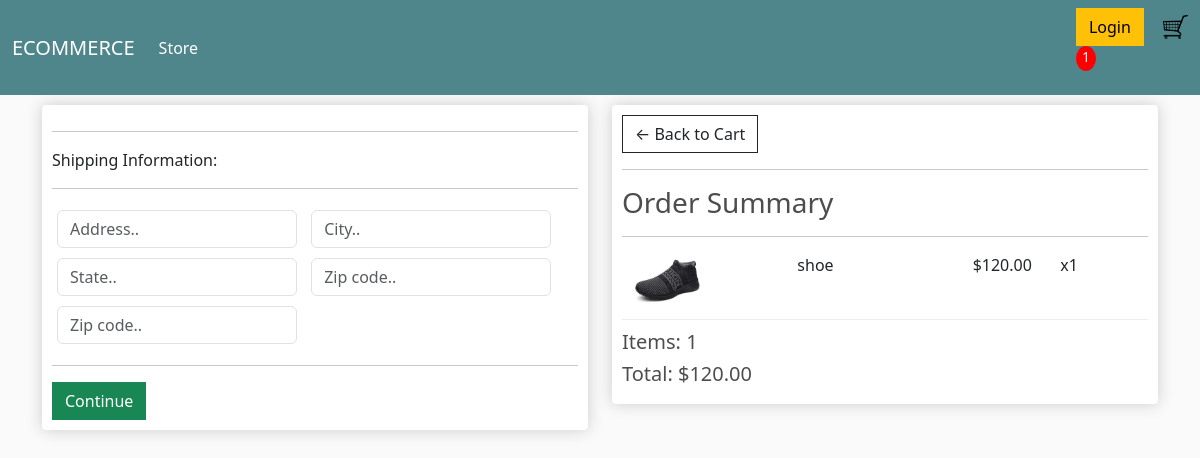
Screenshot of /checkout/ (signed in) with the database file from the repository.
### store/models.py (models this page shows, shortened)
class OrderItem(models.Model):
    product = models.ForeignKey(Product, on_delete=models.SET_NULL, null=True)
    order = models.ForeignKey(Order, on_delete=models.SET_NULL, null=True)
    quantity = models.IntegerField(default=0, null=True, blank=True)
    date_added = models.DateTimeField(auto_now_add=True)
    @property
    def get_total(self):
         total = self.product.price * self.quantity
         return total

class Product(models.Model):
    name = models.CharField(max_length=200)
    price = models.FloatField()
    digital = models.BooleanField(default=False, null=True, blank=True)
    image = models.ImageField(null=True, blank=True)
    @property
    def imageURL(self):
         try:
              url = self.image.url
         except:
              url = ''
         return url

class Order(models.Model):
    customer = models.ForeignKey(Customer, on_delete=models.SET_NULL, null=True, blank=True)
    date_ordered = models.DateTimeField(auto_now_add=True)
    complete = models.BooleanField(default=False)
    transaction_id = models.CharField(max_length=100, null=True)
    @property
    def get_cart_total(self):
         orderitems = self.orderitem_set.all()
         total = sum([item.get_total for item in orderitems])
         return total
    @property
    def get_cart_items(self):
         orderitems = self.orderitem_set.all()
         total = sum([item.quantity for item in orderitems])
         return total
    @property
    def shipping(self):
         shipping = False
         orderitems = self.orderitem_set.all()
         for i in orderitems:
              if i in orderitems:
                   if i.product.digital == False:
                        shipping = True
         return shipping

### store/views.py (the view)
# urls.py: path('checkout/', views.checkout, name="checkout"),
def checkout(request):
    data = cartData(request)
    cartItems = data['cartItems']
    order = data['order']
    items = data['items']
    context = {'items': items, 'order': order, 'cartItems': cartItems}
    return render(request, 'store/checkout.html', context)

### store/utils.py (called while the page is built)
def cartData(request):
	if request.user.is_authenticated:
		customer = request.user.customer
		order, created = Order.objects.get_or_create(customer=customer, complete=False)
		items = order.orderitem_set.all()
		cartItems = order.get_cart_items
	else:
		cookieData = cookieCart(request)
		cartItems = cookieData['cartItems']
		order = cookieData['order']
		items = cookieData['items']
	return {'cartItems':cartItems ,'order':order, 'items':items}

### store/templates/store/checkout.html (shortened to what this page needs)
{% extends 'store/main.html' %}
{% load static %}
{% block content %}
     <div class="row">
		<div class="col-lg-6">
			<div class="box-element" id="form-wrapper">
				<form id="form">
					<div id="shipping-info">
						<hr>
						<p>Shipping Information:</p>
						<hr>
						<div class="form-field">
							<input class="form-control" type="text" name="address" placeholder="Address..">
						</div>
						<div class="form-field">
							<input class="form-control" type="text" name="city" placeholder="City..">
						</div>
						<div class="form-field">
							<input class="form-control" type="text" name="state" placeholder="State..">
						</div>
						<div class="form-field">
							<input class="form-control" type="text" name="zipcode" placeholder="Zip code..">
						</div>
						<div class="form-field">
							<input class="form-control" type="text" name="country" placeholder="Zip code..">
						</div>
					</div>
					<hr>
					<input id="form-button" class="btn btn-success btn-block" type="submit" value="Continue">
				</form>
			</div>
			<br>
		</div>
		<div class="col-lg-6">
			<div class="box-element">
				<a  class="btn btn-outline-dark" href="{% url 'cart' %}">&#x2190; Back to Cart</a>
				<hr>
				<h3>Order Summary</h3>
				<hr>
				{% for item in items %}
				<div class="cart-row">
					<div style="flex:2"><img class="row-image" src="{{item.product.imageURL}}"></div>
					<div style="flex:2"><p>{{item.product.name}}</p></div>
					<div style="flex:1"><p>${{item.product.price|floatformat:2}}</p></div>
					<div style="flex:1"><p>x{{item.quantity}}</p></div>
				</div>
				{% endfor %}
				<h5>Items:   {{order.get_cart_items}}</h5>
				<h5>Total:   ${{order.get_cart_total|floatformat:2}}</h5>
			</div>
		</div>
	</div>
{% endblock content %}

### static/css/main.css (style rules this page uses)
body { background-color: hsl(0, 0%, 98%); }
h1,h2,h3,h4,h5,h6 { color:hsl(0, 0%, 30%); }
.box-element { box-shadow:hsl(0, 0%, 80%) 0 0 16px; background-color: #fff; border-radius: 4px; padding: 10px; }
.col-lg-4, .col-lg-6, .col-lg-8, .col-lg-12 { margin-top: 10px; }
.btn { border-radius: 0; }
.row-image { width: 100px; }
.form-field { width:250px; display: inline-block; padding: 5px; }
.cart-row { display: flex; align-items: flex-stretch; padding-bottom: 10px; margin-bottom: 10px; border-bottom: 1px solid #ececec; }

### rows the page displays
OrderItem: product.imageURL (picture), product.name "shoe", product.price "120.00", quantity "1"
Order: get_cart_items "1", get_cart_total "120.00"

### other values shown
{{ cartItems }} "1"
